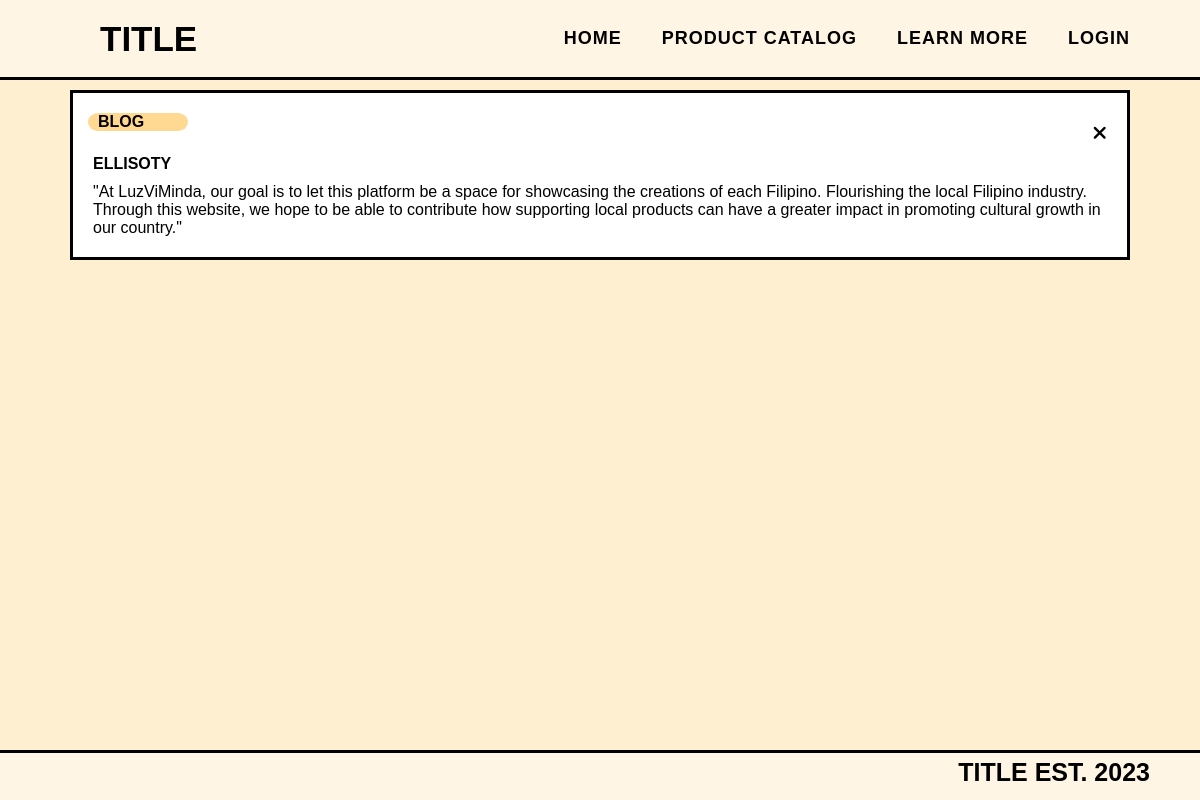
The app's page /general/learn_more_specific?id=4 with its own data.
### tables this page shows
CREATE TABLE `blog_post` (
  `post_id` int(30) NOT NULL,
  `user_id` int(30) NOT NULL,
  `title` varchar(255) NOT NULL,
  `content` varchar(1000) NOT NULL
);

### general/learn_more_specific.php (the view, shortened to what this page needs)
<?php
require_once '../config.php';
?>
<!DOCTYPE html>
<html lang="en">
<head>
    <link rel="stylesheet" href="../styles/global.css">
    <link rel="stylesheet" href="../styles/learn_more_specific.css">
</head>
<body>
    <?php
    if (isset($_SESSION['loggedin'])) {
        require_once '../components/navbar-seller.php';
    } else {
        require_once '../components/navbar-general.php';
    }
    ?> <div class="container">
        <div class="mid_container">
            <?php
            $varUserid = $_GET['id'];
            $sql = "SELECT * FROM `blog_post` WHERE `post_id`=" . $varUserid;
            $result = mysqli_query($conn, $sql);
            $resultCheck = mysqli_num_rows($result);
            if ($resultCheck > 0) {
                while ($row = mysqli_fetch_assoc($result)) {
            ?>
                    <div class="card">
                        <div class="up">
                            <div class="capsule">
                                <p class="capsule_caption"> BLOG</p>
                            </div>
                            <div class="close-btn"> <a href="learn_more.php"> <i class="fa-solid fa-xmark" style="color: #000000;"></i> </a></div>
                        </div>
                        <h4 class="head">
                            <?php echo   $row['title'] ?>
                        </h4>
                        <?php echo   $row['content'] ?>
                    </div>
            <?php
                }
            } ?>
        </div>
    </div>
    <?php require_once '../components/footer.php' ?>
</body>
</html>

### styles/global.css (style rules this page uses)
:root { --bg: #FFEFD1; --wheat: #FEF5E4; --dark-blue: #003077; --orange: #FFA72A; --black: #000; --white: #FFF; --pastel-orange: #FFD892; --pastel-blue: #D6E6FE; --gray:#F3F3F3; }
* { padding: 0; margin: 0; font-family: "Poppins", sans-serif; box-sizing: border-box; color: var(--black); }
body { background: var(--bg); padding-top: 80px; padding-bottom: 80px; }

### styles/learn_more_specific.css (style rules this page uses)
.card { margin-top: 50px; width: 100%; border: solid; color: black; background-color: var(--white); padding: 20px; margin: 10px; }
.capsule_caption { margin-left: 10px; font-weight: bold; }
.capsule { border-radius: 10%/50%; width: 100px; background-color: var(--pastel-orange); margin-left: -5px; margin-bottom: 3vh; }
.container { display: flex; flex-direction: column; justify-content: center; align-items: center; }
.mid_container { display: flex; flex-wrap: wrap; align-items: center; justify-content: space-between; align-self: center; width: 90%; }
.head { width: 100%; margin-bottom: 10px; }
a { text-decoration: none; color: black; }
.up { display: flex; flex-wrap: wrap; align-items: center; justify-content: space-between; align-self: center; }
.close-btn { font-size: larger; margin-top: 0px; }

### records on screen
blog_post: title "ELLISOTY", content "\"At LuzViMinda, our goal is to let this platform be a space for showcasing the creations of each Filipino. Flourishing the local Filipino industry. Through this website, we hope to be able to contribute how supporting local products can have a greater impact in promoting cultural growth in our country.\""
